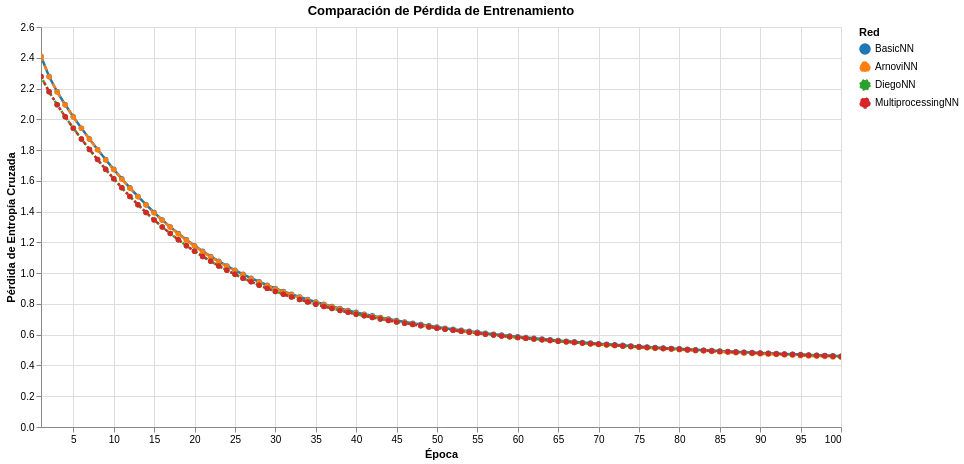

The notebook cell saved with this chart:
### Markdown cell above
## 8. Visualizaciones Interactivas con Altair

### Code cell
# Gráfico de comparación de pérdida
chart_loss = alt.Chart(df_loss).mark_line(point=True, size=2.5).encode(
    x=alt.X('Epoch:Q', title='Época', scale=alt.Scale(nice=False)),
    y=alt.Y('Loss:Q', title='Pérdida de Entropía Cruzada'),
    color=alt.Color('Network:N', title='Red',
                    scale=alt.Scale(domain=['BasicNN', 'ArnoviNN', 'DiegoNN', 'MultiprocessingNN'],
                                   range=['#1f77b4', '#ff7f0e', '#2ca02c', '#d62728'])),
    strokeDash=alt.StrokeDash('Network:N', 
                             scale=alt.Scale(domain=['BasicNN', 'ArnoviNN', 'DiegoNN', 'MultiprocessingNN'],
                                           range=[[], [5, 5], [2, 2], [3, 3]])),
    tooltip=['Epoch:Q', 'Network:N', alt.Tooltip('Loss:Q', format='.4f')]
).properties(
    width=800,
    height=400,
    title='Comparación de Pérdida de Entrenamiento'
).interactive()

chart_loss.show()
print("✓ Gráfico de comparación de pérdida mostrado")

### Figure 1 — Vega-Lite specification as saved in the notebook (floating-point values rounded to 4 significant figures; data arrays with more than 128 entries replaced by an {"elided": "..."} marker saying what was removed)
{"config": {"view": {"continuousWidth": 300, "continuousHeight": 300}}, "data": {"name": "data-83979738d34bca69ec6f6cf9dabe7095"}, "mark": {"type": "line", "point": true, "size": 2.5}, "encoding": {"color": {"field": "Network", "scale": {"domain": ["BasicNN", "ArnoviNN", "DiegoNN", "MultiprocessingNN"], "range": ["#1f77b4", "#ff7f0e", "#2ca02c", "#d62728"]}, "title": "Red", "type": "nominal"}, "strokeDash": {"field": "Network", "scale": {"domain": ["BasicNN", "ArnoviNN", "DiegoNN", "MultiprocessingNN"], "range": [[], [5, 5], [2, 2], [3, 3]]}, "type": "nominal"}, "tooltip": [{"field": "Epoch", "type": "quantitative"}, {"field": "Network", "type": "nominal"}, {"field": "Loss", "format": ".4f", "type": "quantitative"}], "x": {"field": "Epoch", "scale": {"nice": false}, "title": "Época", "type": "quantitative"}, "y": {"field": "Loss", "title": "Pérdida de Entropía Cruzada", "type": "quantitative"}}, "height": 400, "params": [{"name": "param_1e9efca18e7a2868", "select": {"type": "interval", "encodings": ["x", "y"]}, "bind": "scales"}], "title": "Comparación de Pérdida de Entrenamiento", "width": 800, "$schema": "https://vega.github.io/schema/vega-lite/v6.1.0.json", "datasets": {"data-83979738d34bca69ec6f6cf9dabe7095": {"elided": "400 records"}}}
